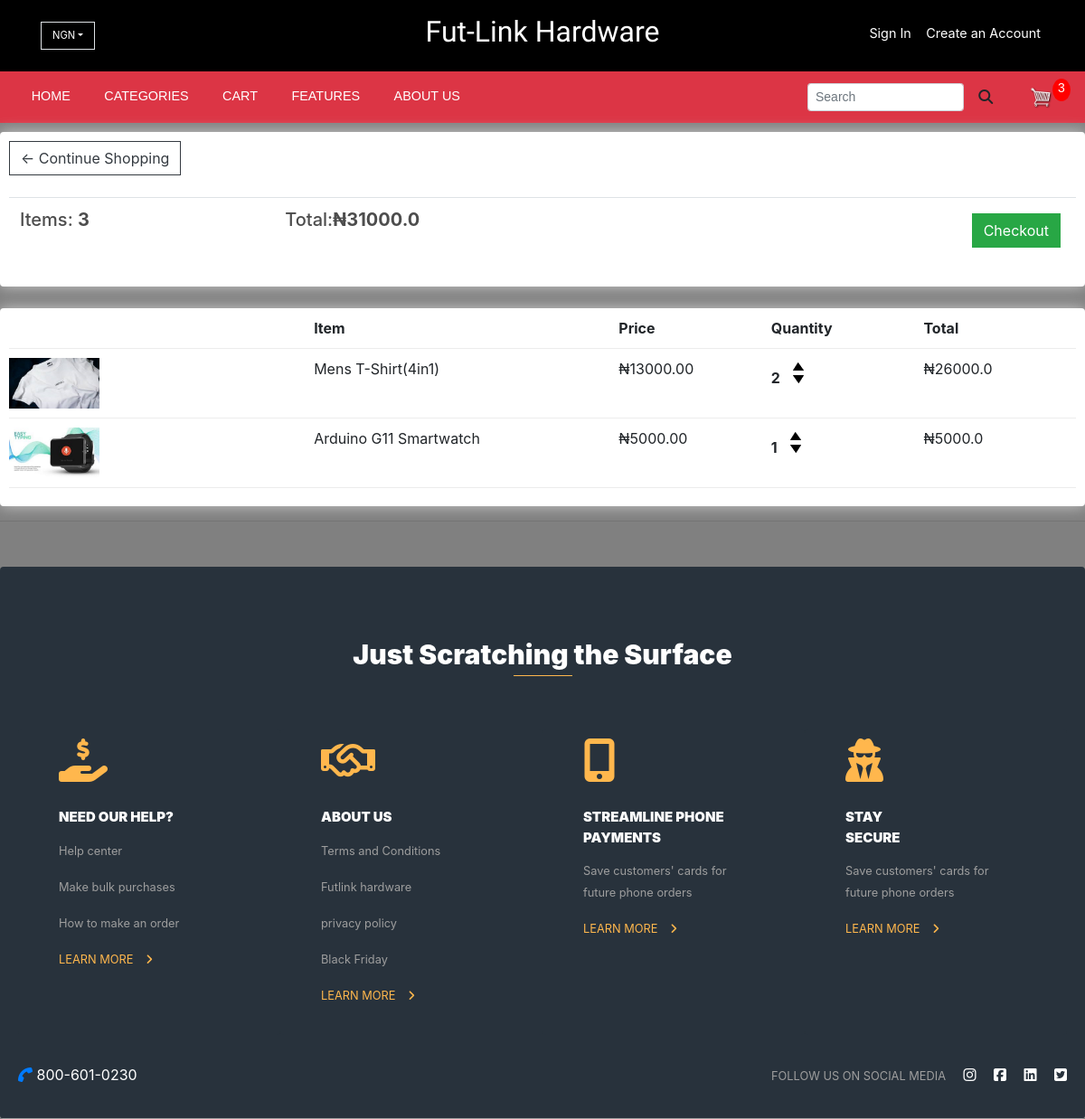
/cart/ (signed in), run on an earlier commit of the app's database.
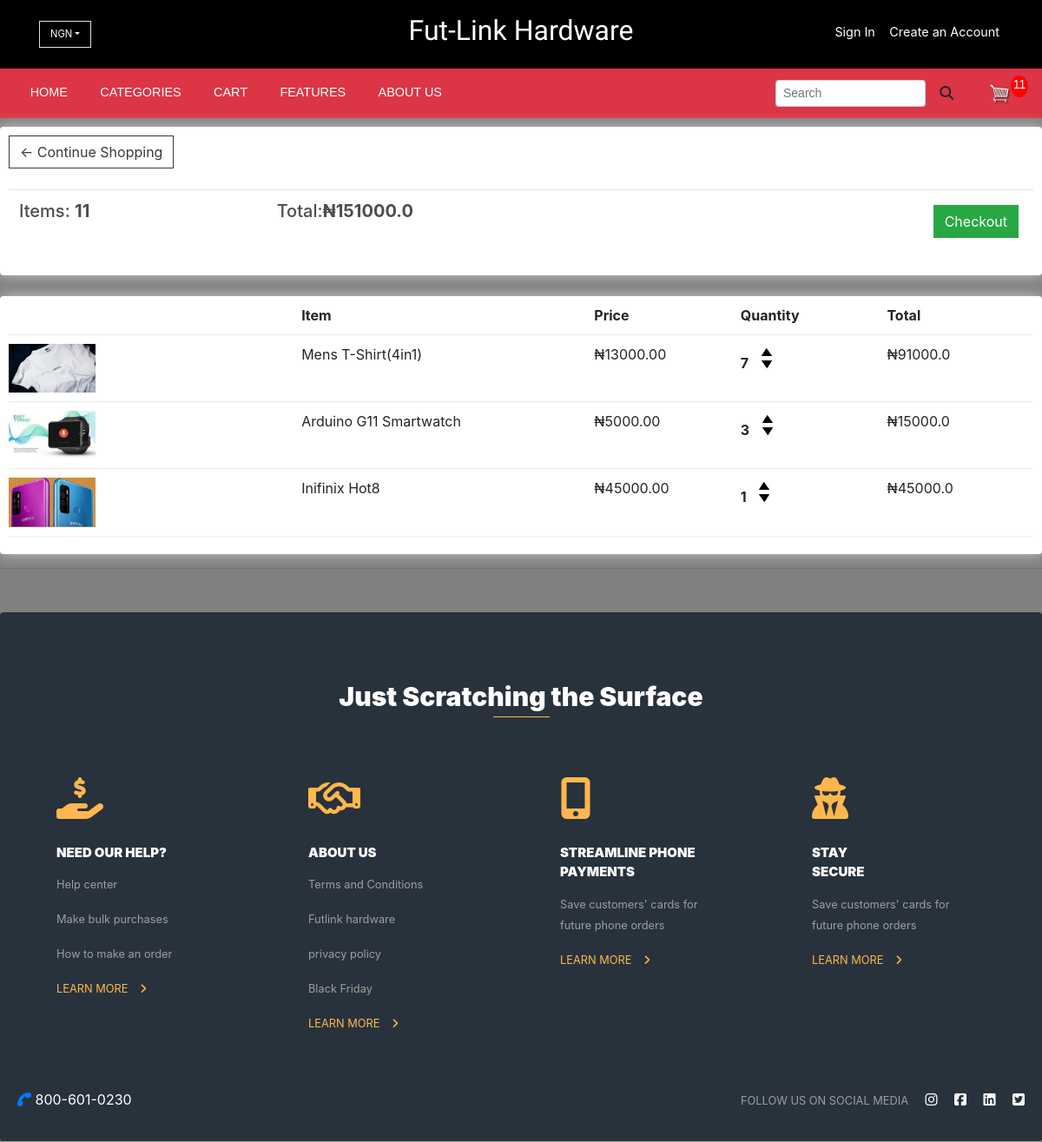
And on a later commit of the database.
### store/models.py (models this page shows, shortened)
class Order(models.Model):
    customer = models.ForeignKey(Customer,on_delete=models.SET_NULL,blank=True,null=True)
    date_ordered = models.DateTimeField(auto_now_add=True)
    complete = models.BooleanField(default=False,null=True,blank=False)
    transaction_id = models.CharField(max_length=200,null=True)
    user = models.OneToOneField(User,null=True,on_delete=models.CASCADE)
    name = models.CharField(max_length=200,null=True)
    email = models.CharField(max_length=200,null=True)

class OrderItem(models.Model):
    product = models.ForeignKey(Product,on_delete=models.SET_NULL,null=True)
    order = models.ForeignKey(Order,on_delete=models.SET_NULL,null=True)

class Product(models.Model):
    name = models.CharField(max_length=200,null=True)
    price = models.DecimalField(max_digits=7,decimal_places=2)
    digital = models.BooleanField(default=False,null=True,blank=False)
    image = models.ImageField(null=True)

### store/views.py (the view)
# urls.py: path('cart/', views.cart, name= "cart"),
def cart(request):
     data = cartData(request)
     cartItems = data['cartItems']
     order = data['order']
     items = data['items']
     context = {'items':items,'order':order,"cartItems":cartItems}
     return render(request, 'store/cart.html', context)

### store/models.py (called while the page is built)
    @property
    def imageURL(self):
        try:
            url = self.image.url
        except:
            url = ''
        return url

    @property
    def get_cart_total(self):
        orderitems = self.orderitem_set.all()
        total = sum([item.get_total for item in orderitems])
        return total

    @property
    def get_cart_items(self):
        orderitems = self.orderitem_set.all()
        total = sum([item.quantity for item in orderitems])
        return total

    @property
    def get_total(self):
        total = self.product.price * self.quantity
        return total

### store/utils.py (called while the page is built)
def cartData(request):
     if request.user.is_authenticated:
        customer = request.user.customer
        order,created = Order.objects.get_or_create(customer=customer,complete=False)
        items = order.orderitem_set.all()
        cartItems = order.get_cart_items
     else:
        cookieData = cookieCart(request)
        cartItems = cookieData['cartItems']
        order = cookieData['order']
        items = cookieData['items']
     return {'cartItems':cartItems,'order':order,'items':items}

### store/templates/store/cart.html
{% extends 'store/main.html' %}
{% load static %}
{% block content %}
<div class="row">
     <div class="col-lg-12">
        <div class="box-element">
            <a  class="btn btn-outline-dark" href="{% url 'store' %}">&#x2190; Continue Shopping</a>
            <br>
            <br>
            <table class="table">
                <tr>
                    <th><h5>Items: <strong>{{order.get_cart_items}}</strong></h5></th>
                    <th><h5>Total:<strong>&#8358;{{order.get_cart_total}}</strong></h5></th>
                    <th>
                        <a  style="float:right; margin:5px;" class="btn btn-success" href="{% url 'checkout' %}">Checkout</a>
                    </th>
                </tr>
            </table>
        </div>
          <br>
        <div class="box-element">
            <div class="cart-row">
                <div style="flex:2"></div>
                <div style="flex:2"><strong>Item</strong></div>
                <div style="flex:1"><strong>Price</strong></div>
                <div style="flex:1"><strong>Quantity</strong></div>
                <div style="flex:1"><strong>Total</strong></div>
            </div>
            {% for item in items %}
            <div class="cart-row">
                <div style="flex:2"><img class="row-image" src="{{item.product.imageURL}}"></div>
                <div style="flex:2"><p>{{item.product.name}}</p></div>
                <div style="flex:1"><p>&#8358;{{item.product.price|floatformat:2}}</p></div>
                <div style="flex:1">
                    <p class="quantity">{{item.quantity}}</p>
                    <div class="quantity">
                        <img data-product="{{item.product.id}}" data-action="add" class="chg-quantity update-cart" src="{% static  'images/arrow-up.png' %}">
                        <img data-product="{{item.product.id}}" data-action="remove" class="chg-quantity update-cart " src="{% static  'images/arrow-down.png' %}">
                    </div>
                </div>
                <div style="flex:1"><p>&#8358;{{item.get_total}}</p></div>
            </div>
            {% endfor %}
     </div>
</div>
{% endblock content %}

### store/templates/store/main.html (shortened to what this page needs)
<!DOCTYPE html>
{% load static %}
<html>
<head>
    <link rel="stylesheet" href="https://stackpath.bootstrapcdn.com/bootstrap/4.4.1/css/bootstrap.min.css">
    <link rel="stylesheet" type="text/css" href="{% static 'css/main.css' %}">
</head>
<body>
<header>
  <div class="container">
    <div class="row">
      <div class="col-md-4 col-sm-12 col-12">
        <div class="btn-group">
          <button class="btn border dropdown-toggle my-md-4 my-2" data-toggle="dropdown" aria-haspopup="true" aria-expanded="false" style="color: #fff;">NGN</button>
        </div>
      </div>
      <div class="col-md-4 col-12 text-center">
        <h2 class="my-md-3 site-title" style="color: #fff; font-family: 'Nerko One',cursive; ">Fut-Link Hardware</h2>
      </div>
      <div class="col-md-4 col-12 text-right">
        <p class="my-md-4 header links">
          <a href="#" class="px-2" style="font-size: 0.9em; text-decoration: none; color: #fff; ">Sign In</a>
          <a href="#" class="px-1" style="font-size: 0.9em; text-decoration: none; color: #fff;">Create an Account</a>
        </p>
      </div>
    </div>
  </div>
</header>
<div class="container-fluid p-0">
<nav class="navbar navbar-expand-lg navbar-dark bg-danger " style="font-family: sans-serif;">
  <div class="collapse navbar-collapse" id="navbarSupportedContent">
    <ul class="navbar-nav mr-auto">
      <li class="nav-item active">
        <a class="nav-link" href={% url 'store' %}>HOME<span class="sr-only">(current)</span></a>
      </li>
      <li class="nav-item active">
        <a class="nav-link" href={% url 'store' %}>CATEGORIES<span class="sr-only">(current)</span></a>
      </li>
      <li class="nav-item active">
        <a class="nav-link" href={% url 'cart' %}>CART<span class="sr-only">(current)</span></a>
      </li>
      <li class="nav-item active">
        <a class="nav-link" href={% url 'store' %}>FEATURES<span class="sr-only">(current)</span></a>
      </li>
      <li class="nav-item active">
        <a class="nav-link" href={% url 'store' %}>ABOUT US<span class="sr-only">(current)</span></a>
      </li>
    </ul></div>
      <div class="form-inline my-2 my-lg-0">
<form class="form-inline ">
  <input class="form-control form-control-sm mr-3 w-75" type="text" placeholder="Search"
    aria-label="Search">
  <i class="fas fa-search" aria-hidden="true" ></i>
</form>
           <a href="{% url 'cart' %}">
              <img  id="cart-icon" src="{% static 'images/cart.png' %}">
          </a>
          <p id="cart-total">{{cartItems}}</p>
      </div>
  </nav>
</div>
     <div class="container-fluid p-0 m-0">
            {% block content %}
             {% endblock content %}
     </div>
     <hr>
<div class='container-fluid p-0'>
    <div class="card">
        <div class="heading text-center">
            <div class="head1">Just Scratching the Surface</div>
            <p class="bdr"></p>
        </div>
        <div class="card-body">
            <div class="row m-0 pt-5">
                <div class="card col-12 col-md-3">
                    <div class="card-content"> <i class="fas fa-hand-holding-usd fa-3x"></i>
                        <div class="card-title"> NEED OUR HELP? </div>
                        <p><small>Help center</small></p>
                        <p><small>Make bulk purchases</small></p>
                        <p><small>How to make an order</small></p>
                        <div class="learn-more">
                            <p> <small> LEARN MORE <label><i class="fas fa-angle-right"></i></label> </small> </p>
                        </div>
                    </div>
                </div>
                <div class="card col-12 col-md-3">
                    <div class="card-content"> <i class="far fa-handshake fa-3x"></i>
                        <div class="card-title"> ABOUT US</div>
                        <p><small>Terms and Conditions</small></p>
                        <p><small>Futlink hardware</small></p>
                        <p><small>privacy policy</small></p>
                        <p><small>Black Friday</small></p>
                        <div class="learn-more">
                            <p> <small> LEARN MORE <label><i class="fas fa-angle-right"></i></label> </small> </p>
                        </div>
                    </div>
                </div>
                <div class="card col-12 col-md-3">
                    <div class="card-content"> <i class="fas fa-mobile-alt fa-3x"></i>
                        <div class="card-title"> STREAMLINE PHONE PAYMENTS </div>
                        <p><small>Save customers' cards for future phone orders</small></p>
                        <div class="learn-more">
                            <p> <small> LEARN MORE <label><i class="fas fa-angle-right"></i></label> </small> </p>
                        </div>
                    </div>
                </div>
                <div class="card col-12 col-md-3">
                    <div class="card-content"> <i class="fas fa-user-secret fa-3x"></i>
                        <div class="card-title"> STAY<br /> SECURE </div>
                        <p><small>Save customers' cards for future phone orders</small></p>
                        <div class="learn-more">
                            <p> <small> LEARN MORE <label><i class="fas fa-angle-right"></i></label> </small> </p>
                        </div>
                    </div>
                </div>
            </div>
        </div>
        <div class="card-footer row m-0">
            <p> <label> <i class="fas fa-phone fa-rotate-90 text-primary"></i> </label> 800-601-0230</p>
            <div>
                <p> <small class="follow-text">FOLLOW US ON SOCIAL MEDIA</small> <label class="footer-right"> <i class="fab fa-instagram"></i> <i class="fab fa-facebook-square"></i> <i class="fab fa-linkedin"></i> <i class="fab fa-twitter-square"></i> </label> </p>
            </div>
        </div>
    </div>
</div>
</body>
</html>

### static/css/main.css (style rules this page uses)
body { background-color: #808080; }
h1,h2,h3,h4,h5,h6 { color:hsl(0, 0%, 30%); }
.box-element { box-shadow:hsl(0, 0%, 80%) 0 0 16px; background-color: #fff; border-radius: 4px; padding: 10px; }
#cart-icon { width:25px; display: inline-block; margin-left: 15px; }
#cart-total { display: block; text-align: center; color:#fff; background-color: red; width: 20px; height: 25px; border-radius: 50%; font-size: 14px; }
.col-lg-4, .col-lg-6, .col-lg-8, .col-lg-12 { margin-top: 10px; }
.btn { border-radius: 0; }
.row-image { width: 100px; }
.cart-row { display: flex; align-items: flex-stretch; padding-bottom: 10px; margin-bottom: 10px; border-bottom: 1px solid #ececec; }
.quantity { display: inline-block; font-weight: 700; padding-right:10px; }
.chg-quantity { width: 12px; cursor: pointer; display: block; margin-top: 5px; transition:.1s; }
.card { background-color: #28323C; color: white; margin-top: 50px; border: none; }
.head1 { font-weight: 900; font-size: 30px }
.bdr { border-bottom: 1.5px solid #FFB74D; width: 65px; margin-right: auto; margin-left: auto; }
.card-footer { justify-content: space-between; border: none; background: none; border-bottom: 0.5px solid #9E9E9E }
.footer-right>i { margin-left: 15px; }
.fa-hand-holding-usd { color: #FFB74D }
.fa-handshake { color: #FFB74D }
.card-title { margin-bottom: .75rem; font-weight: 900; font-size: 15px; margin-top: 1.75rem }
.learn-more { color: #FFB74D }
.fa-angle-right { margin-left: 10px }
.fa-3x { color: #FFB74D }
.card-content { padding-right: 40px; padding-left: 30px; padding-bottom: 10px; padding-top: 10px }
.card-content>p { color: #9E9E9E }
.heading { position: relative; top: 75px }
.follow-text { color: #9E9E9E; }
header { background-color: black; }
header .site-title { font-family: sans-serif; }
.container .dropdown-toggle, .container .dropdown-item { font-size: 0.7em; }
.navbar-nav .nav-link { font-size: 0.9em; color: lightgrey; }
.navbar-nav .nav-item .nav-link { padding: 0 1.3em; }

What changed in the data, as far as the page shows it:
changed through a linked row, Order: get_cart_items "3" → "11"; get_cart_total "31000.0" → "151000.0"
changed OrderItem "Mens T-Shirt(4in1)": quantity "2" → "7"; get_total "26000.0" → "91000.0"
changed OrderItem "Arduino G11 Smartwatch": quantity "1" → "3"; get_total "5000.0" → "15000.0"
added OrderItem: product.imageURL (picture), product.name "Inifinix Hot8", product.price "45000.00", quantity "1", get_total "45000.0"
Also different on the page:
{{ cartItems }}: "3" → "11"
